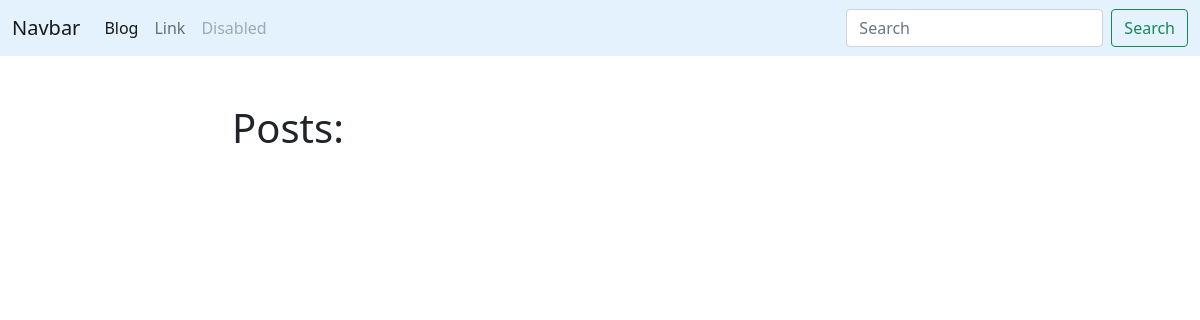
The page /blog/ on the database as committed earlier.
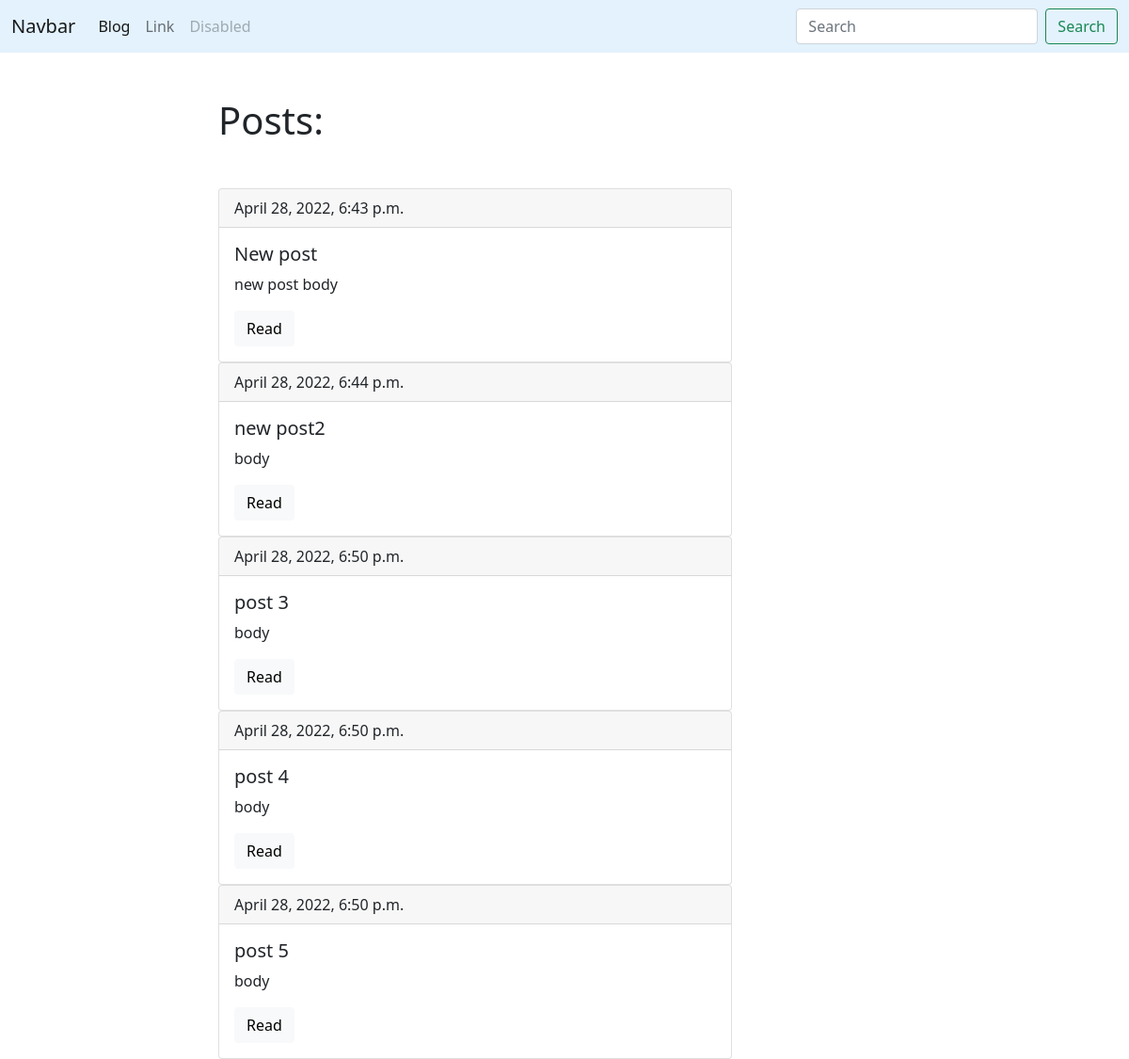
The same page on the database as committed later.
### blog/models.py (models this page shows, shortened)
class Post(models.Model):
    title = models.CharField(max_length=150, db_index=True)
    slug = models.SlugField(max_length=150, unique=True)
    body = models.TextField(blank=True, db_index=True)
    tags = models.ManyToManyField('Tag', blank=True, related_name='posts')
    date_pub = models.DateTimeField(auto_now_add=True)
    def get_absolute_url(self):
        return reverse('post_detail_url', kwargs={'slug': self.slug})

### blog/views.py (the view)
# urls.py: path('', posts_list, name='posts_list_url'),
def posts_list(request):
    posts = Post.objects.all()
    return render(request, 'blog/index.html', context={'posts': posts})

### blog/templates/blog/index.html (shortened to what this page needs)
{% extends 'blog/base_blog.html' %}
{% block content %}
    <h1 class="mb-5">Posts:</h1>
    {% for post in posts %}
        <div class="card">
        <div class="card-header">
            {{ post.date_pub }}
        </div>
        <div class="card-body">
            <h5 class="card-title">{{ post.title }}</h5>
            <p class="card-text">{{ post.body|truncatewords:15 }}</p>
            <a href="{{ post.get_absolute_url }}" class="btn btn-light">Read</a>
        </div>
        </div>
    {% endfor %}
{% endblock %}

### blog/templates/blog/base_blog.html
{% extends 'base.html' %}

### templates/base.html (shortened to what this page needs)
<!DOCTYPE html>
<html lang="en">
<head>
    <link href="https://cdn.jsdelivr.net/npm/bootstrap@5.1.3/dist/css/bootstrap.min.css" rel="stylesheet"
>
</head>
<body>
    <nav class="navbar navbar-expand-lg navbar-light" style="background-color: #e3f2fd;">
  <div class="container-fluid">
    <a class="navbar-brand" href="#">Navbar</a>
    <div class="collapse navbar-collapse" id="navbarSupportedContent">
      <ul class="navbar-nav me-auto mb-2 mb-lg-0">
        <li class="nav-item">
          <a class="nav-link active" aria-current="page" href="{% url 'posts_list_url' %}">Blog</a>
        </li>
        <li class="nav-item">
          <a class="nav-link" href="#">Link</a>
        </li>
        <li class="nav-item">
          <a class="nav-link disabled">Disabled</a>
        </li>
      </ul>
      <form class="d-flex">
        <input class="form-control me-2" type="search" placeholder="Search" aria-label="Search">
        <button class="btn btn-outline-success" type="submit">Search</button>
      </form>
    </div>
  </div>
</nav>
<div class="container mt-5">
    <div class="row">
        <div class="col-6 offset-md-2">
            {% block content %}{% endblock %}
        </div>
    </div>
</div>
</body>
</html>

Rows that differ between the two databases and show on the page:
added Post: date_pub "April 28, 2022, 6:43 p.m.", title "New post", body "new post body"
added Post: date_pub "April 28, 2022, 6:44 p.m.", title "new post2", body "body"
added Post: date_pub "April 28, 2022, 6:50 p.m.", title "post 3", body "body"
added Post: date_pub "April 28, 2022, 6:50 p.m.", title "post 4", body "body"
added Post: date_pub "April 28, 2022, 6:50 p.m.", title "post 5", body "body"
